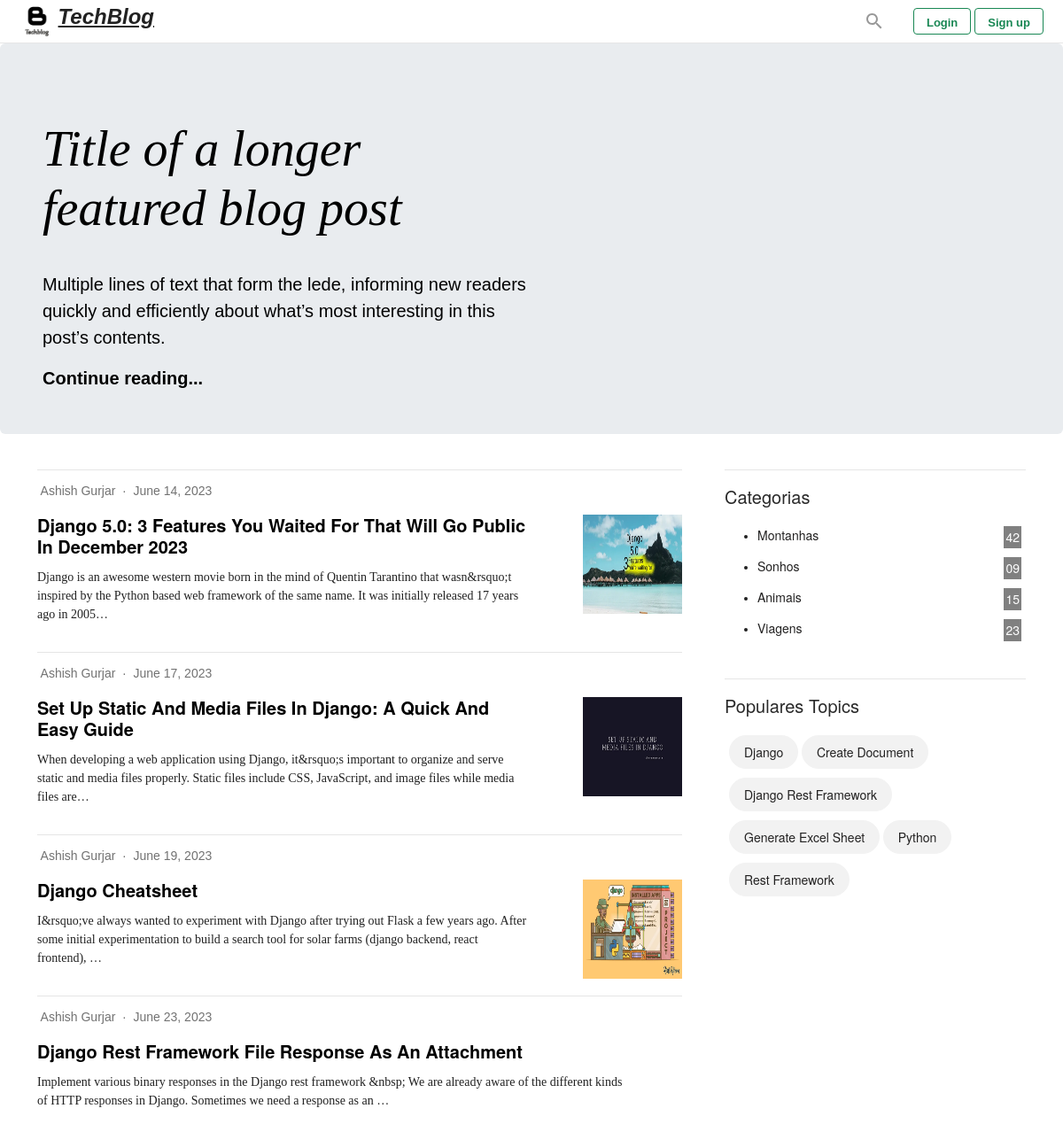
The page / on the database its author committed.
### blog/models.py (models this page shows, shortened)
class Blog(models.Model):
    title = models.CharField(max_length=100)
    description = HTMLField(blank=True,null=True)
    publish_date = models.DateTimeField(auto_now_add=True)
    update_date = models.DateTimeField(auto_now=True)
    auther = models.ForeignKey(User,on_delete=models.CASCADE,related_name='user')
    likes = models.BigIntegerField(default=0)
    image = models.ImageField(upload_to='posts_images', blank=True, null=True)
    views = models.BigIntegerField(default=0)
    slug = models.SlugField(max_length=250,unique=True,blank=True)
    tags = TaggableManager()
    status = models.IntegerField(choices=STATUS,default=0)
    def image_tag(self):
        if self.image:
            return mark_safe('<img src="%s" width="50px" height="50px" />'%(self.image.url))
        else:
            return None
    image_tag.short_description = 'Image'

### blog/views.py (the view)
# urls.py: path('',views.PostListView.as_view(),name='index'),
class PostListView(ListView):
    model = Blog
    template_name = 'blog/index.html'
    context_object_name = 'posts'
    def get_queryset(self):
        posts=Blog.objects.filter(status=True)
        return posts
    def get_context_data(self, **kwargs):
        context = super().get_context_data(**kwargs)
        context["tags"] = Tag.objects.all()
        return context

### blog/templates/blog/index.html (shortened to what this page needs)
{% extends 'blog/base.html' %}
{% load static %}
{% block containt %}
<div class="container-fluid p-4 p-md-5 mb-4 rounded text-body-emphasis bg-body-secondary">
  <div class="col-lg-6 px-0">
    <h1 class="display-4 fst-italic">Title of a longer featured blog post</h1>
    <p class="lead my-3">Multiple lines of text that form the lede, informing new readers quickly and efficiently
      about what’s most interesting in this post’s contents.</p>
    <p class="lead mb-0"><a href="#" class="text-body-emphasis fw-bold">Continue reading...</a></p>
  </div>
</div>
<main class="container">
  <div class="row g-5">
    <div class="col-md-8">
      {% for post in posts %}
      <hr style="opacity: 1;">
      <article>
        <div class="post">
          <div class="auther">
            <a href="">
            <p class="blog-post-meta bl">{{post.auther.first_name}} {{post.auther.last_name}}
            </p>
          </a>
          <p class="blog-post-meta bl">
            <span class="mv">·</span>
            <span>{{post.publish_date|date}}</span>
            </p>
          </div>
          <div class="post-desc">
            <a href="{% url 'blog:post-detail' post.slug %}">
              <div class="na">
                <h3 class="display-5 link-body-emphasis mb-1 al formet">{{post.title|title}}</h3>
              </div>
              <div>
                <p class="ob">{{post.description|striptags|truncatechars:200}}</p>
              </div>
            </a>
            <div class="post-img">
              {% if post.image %}
              <img src="{{post.image.url}}">
              {% endif %}
            </div>
          </div>
        </div>
      </article>
      {% endfor %}
    </div>
    <div class="col-md-4">
      <aside>
        <hr style="opacity: 1;">
        <div class="aside-item">
            <h2 class="al">Categorias</h2>
            <nav id="categorias-links">
                <ul>
                    <li><a href="#categoria">Montanhas<span>42</span></a></li>
                    <li><a href="#categoria">Sonhos<span>09</span></a></li>
                    <li><a href="#categoria">Animais<span>15</span></a></li>
                    <li><a href="#categoria">Viagens<span>23</span></a></li>
                </ul>
            </nav>
        </div>
        <hr style="opacity: 1;">
        <div class="aside-item">
            <h2 class="al">Populares Topics</h2>
            <nav id="tags-popular">
              {% for tag in tags %}
                <a href="#tag">{{tag|title}}</a>
              {% endfor %}
            </nav>
        </div>
    </aside>
</main>
{% endblock containt %}

### blog/templates/blog/base.html (shortened to what this page needs)
<!DOCTYPE html>
{% load static %}
<html lang="en">
<head>
  <link rel="stylesheet" href="{% static 'blog/css/bootstrap.min.css' %}">
  <link rel="stylesheet" href="{% static 'blog/css/style2.css' %}">
  <link rel="stylesheet" href="{% static 'blog/css/blog.css' %}">
  <link rel="stylesheet" href="{% static 'blog/css/iconkit.min.css' %}">
  <link rel="stylesheet" href="{% static 'blog/css/theme.css' %}">
  <link rel="stylesheet" href="{% static 'blog/css/blog_page.css' %}">
</head>
<body>
  <div class="container-fluid">
    <header class="lh-1">
      <div class="row flex-nowrap justify-content-between align-items-center">
        <div class="col-4 pt-1">
          <div class="h">
            <div class="logo-image">
              <img src="{% static 'blog/logo/logo.png' %}" alt="" width=40px height=40px>
              <span class="logo-text">TechBlog</span>
            </div>
          </div>
        </div>
        <div class="top-menu d-flex align-items-center" style="width:auto;">
          <div id="wrap">
            <form action="" autocomplete="on">
            <input id="search" name="search" type="text" placeholder="What're we looking for ?"><input id="search_submit" value="Rechercher" type="submit">
            </form>
          </div>
          {% if user.is_authenticated and not user.is_superuser %}
          <div>
            <a class="ay aj az ba bb am bc w an ao ap aq ar as at" href="{% url 'blog:create-post' %}"
              rel="noopener follow">
              <div class="al b bl ag ai by bz n o ca cb"><svg width="24" height="24" viewBox="0 0 24 24" fill="none"
                  aria-label="Write">
                  <path
                    d="M14 4a.5.5 0 0 0 0-1v1zm7 6a.5.5 0 0 0-1 0h1zm-7-7H4v1h10V3zM3 4v16h1V4H3zm1 17h16v-1H4v1zm17-1V10h-1v10h1zm-1 1a1 1 0 0 0 1-1h-1v1zM3 20a1 1 0 0 0 1 1v-1H3zM4 3a1 1 0 0 0-1 1h1V3z"
                    fill="currentColor"></path>
                  <path
                    d="M17.5 4.5l-8.46 8.46a.25.25 0 0 0-.06.1l-.82 2.47c-.07.2.12.38.31.31l2.47-.82a.25.25 0 0 0 .1-.06L19.5 6.5m-2-2l2.32-2.32c.1-.1.26-.1.36 0l1.64 1.64c.1.1.1.26 0 .36L19.5 6.5m-2-2l2 2"
                    stroke="currentColor"></path>
                </svg>
                <div class="ah s">Write</div>
              </div>
            </a>
          </div>
          <div class="topbar-divider d-none d-sm-block" style="
               width: 0;
               border-right: 1px solid #e3e6f0;
               height: calc(4.375rem - 2rem);
               margin: auto 1rem;">
          </div>
          <div class="dropdown">
            <a class="dropdown-toggle" href="#" id="userDropdown" role="button" data-toggle="dropdown"
              aria-haspopup="true" aria-expanded="false">
              {% comment %} <span class="d-none d-lg-inline text-gray-700">{{ user.username }}</span> {% endcomment %}
              {% if user.userprofile.profile_img %}
              <img class="avatar rounded-circle" src="{{ user.userprofile.profile_img.url }}" alt="user-profile-pic"
                width="32px" height="32px">
              {% else %}
              <img class="avatar rounded-circle" src="{% static 'blog/profile_img/user.svg' %}" alt="user-profile-pic"
                width="32px" height="32px">
              {% endif %}
            </a>
            <div class="dropdown-menu dropdown-menu-right" aria-labelledby="userDropdown">
              <a class="dropdown-item" href="#">
                <i class="ik ik-user dropdown-icon"></i> Profile</a>
              <a class="dropdown-item" href="{% url 'accounts:user-setting' %}"><i class="ik ik-settings dropdown-icon"></i> Settings</a>
              <a class="dropdown-item" href="{% url 'accounts:user-logout' %}">
                <i class="ik ik-power dropdown-icon"></i> Logout</a>
            </div>
          </div>
          {% else %}
          <a class="btn btn-sm btn-outline-success m-d" href="{% url 'accounts:user-login' %}">Login</a>
          <a class="btn btn-sm btn-outline-success" href="{% url 'accounts:user-registration' %}">Sign up</a>
          {% endif %}
        </div>
      </div>
    </header>
  </div>
  {% block containt %}{% endblock containt %}
</body>
</html>

### blog/static/blog/css/style2.css (style rules this page uses)
.logo-text { font-size: x-large; font-weight: bolder; text-decoration: underline; font-style: italic!important; color: #212121; }
main { padding: 0 5px; width: 70%; }
.aside-item { margin: 15px 0; background-color: white; }
.aside-item h2 { color: rgba(41, 41, 41, 1); font-size: 20px; font-weight: 500; padding: 5px 0; line-height: 20px; }
#categorias-links { padding: 5px; }
#categorias-links ul li a { display: flex; justify-content: space-between; text-decoration: none; color: black; padding: 5px 0; }
#categorias-links ul li a { font-weight:400; color: rgb(34, 33, 33); font-size: 14px; font-family: sohne, "Helvetica Neue", Helvetica, Arial, sans-serif; }
#categorias-links ul li a span { padding: 2px; background-color: grey; color: white; }
#tags-popular { padding: 5px; }
#tags-popular a { display: inline-block; text-decoration: none; color: rgb(34, 33, 33); background-color: rgba(242, 242, 242, 1); padding: 8px 16px; border: 1px solid rgb(242, 242, 242); border-radius: 100px; margin: 5px 0; font-size: 14px; font-family: sohne, "Helvetica Neue", Helvetica, Arial, sans-serif; line-height: 20px; font-weight: 400; }
#wrap { margin: 10px 32px; display: inline-block; position: relative; height: 24px; float: right; padding: 0; position: relative; }
#search { height: 24px; font-size: 15px; display: inline-block; font-family: "Lato"; font-weight: 100; border: none; outline: none; color: #555; padding: 3px; padding-right: 60px; width: 0px; position: absolute; top: 0; right: 0; background: none; z-index: 3; transition: width .4s cubic-bezier(0.000, 0.795, 0.000, 1.000); cursor: pointer; }
#search_submit { height: 24px; width: 24px; display: inline-block; color:red; float: right; background: url('/static/blog/img/search.svg') center center no-repeat; text-indent: -10000px; border: none; position: absolute; top: 0; right: 0; z-index: 2; cursor: pointer; opacity: 0.4; cursor: pointer; transition: opacity .4s ease; }

### blog/static/blog/css/blog.css (style rules this page uses)
h1, h2, h3, h4, h5, h6 { font-family: "Playfair Display", Georgia, "Times New Roman", serif ; }
.blog-post-meta { color: #727272; display: inline-block; }

### blog/static/blog/css/blog_page.css (style rules this page uses)
.bl { font-size: 14px; }
a, button, input { -webkit-tap-highlight-color: transparent; }
a { color: inherit; text-decoration: none; }
.al { font-family: sohne, "Helvetica Neue", Helvetica, Arial, sans-serif; }
img, svg { vertical-align: middle; }
.mv { margin: 0px 4px; }
.na { padding-bottom: 8px; }
.ob { font-family: source-serif-pro, Georgia, Cambria, "Times New Roman", Times, serif; }
.m-d { margin-right: 4px; }
.lh-1 { padding: 0 10px; }
.pt-1 { padding-bottom: 0.25rem !important; }
.formet { line-height: 24px; font-size: 20px; font-weight: 700; max-height: 72px; color: black; }
.post-desc { display: flex; }
.post-img { margin-left: 60px; }
.post-img img { width: 112px; aspect-ratio: auto 112 / 112; height: 112px; }

### rows shown on the page
Blog: auther.first_name "Ashish", auther.last_name "Gurjar", publish_date "June 14, 2023", title "Django 5.0: 3 Features You Waited For That Will Go Public In December 2023", description "Django is an awesome western movie born in the mind of Quentin Tarantino that wasn&rsquo;t inspired by the Python based web framework of the same name. It was initially released 17 years ago in 2005…", image (picture)
Blog: auther.first_name "Ashish", auther.last_name "Gurjar", publish_date "June 17, 2023", title "Set Up Static And Media Files In Django: A Quick And Easy Guide", description "When developing a web application using Django, it&rsquo;s important to organize and serve static and media files properly. Static files include CSS, JavaScript, and image files while media files are…", image (picture)
Blog: auther.first_name "Ashish", auther.last_name "Gurjar", publish_date "June 19, 2023", title "Django Cheatsheet", description "I&rsquo;ve always wanted to experiment with Django after trying out Flask a few years ago. After some initial experimentation to build a search tool for solar farms (django backend, react frontend), …", image (picture)
Blog: auther.first_name "Ashish", auther.last_name "Gurjar", publish_date "June 23, 2023", title "Django Rest Framework File Response As An Attachment", description "Implement various binary responses in the Django rest framework &nbsp; We are already aware of the different kinds of HTTP responses in Django. Sometimes we need a response as an …"
Tag: name "Django"
Tag: name "Create Document"
Tag: name "Django Rest Framework"
Tag: name "Generate Excel Sheet"
Tag: name "Python"
Tag: name "Rest Framework"
